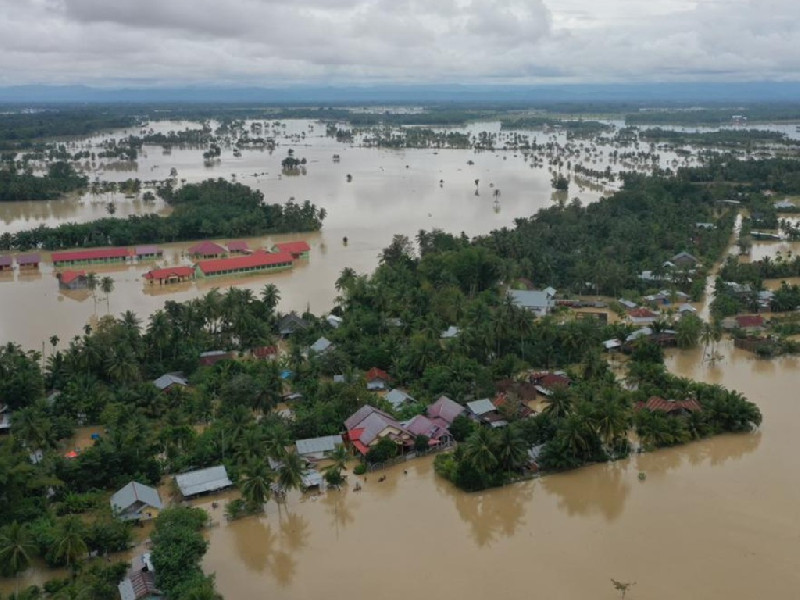
#> input picture dataset/data-1.jpg, 800 x 600 px
$ python -i water_detection.py   (imports and definitions only)
#> lines starting #> are read from the running program, lines starting #| are printed output that depends on the picture; after the words box and inside, x2 and y2 are one past the last pixel; in counts of white or black regions, pixels touching at a corner belong together
"""
HSV-based water detection helper untuk annotation
"""
import cv2
import numpy as np


def detect_water_hsv(image, sensitivity='medium'):
    """
    Deteksi area air/banjir menggunakan HSV color space

    Args:
        image: Input image (numpy array, RGB)
        sensitivity: 'low', 'medium', 'high'

    Returns:
        Binary mask (0 dan 255)
    """
#> called with sensitivity = 'medium'
    # Convert RGB to BGR for OpenCV
    if len(image.shape) == 3 and image.shape[2] == 3:
        image_bgr = cv2.cvtColor(image, cv2.COLOR_RGB2BGR)
#> image_bgr is the input picture: shape (600, 800, 3); mean B, G, R 105, 113.2, 108.9
    else:
        image_bgr = image

    # Convert to HSV
    hsv = cv2.cvtColor(image_bgr, cv2.COLOR_BGR2HSV)
#> hsv: shape (600, 800, 3); mean H, S, V 60.3, 57.1, 119.9

    # Define HSV ranges for water detection
    # Water typically has:
    # - Hue: Blue/Cyan (90-130), sometimes brown/muddy (10-30)
    # - Saturation: Variable (30-255)
    # - Value: Medium to high (50-255)

    if sensitivity == 'low':
        # More strict - only clear water
        lower_blue = np.array([90, 50, 50])
        upper_blue = np.array([130, 255, 255])
        masks = [cv2.inRange(hsv, lower_blue, upper_blue)]

    elif sensitivity == 'medium':
        # Balanced - clear water + slightly muddy
        lower_blue = np.array([85, 40, 40])
        upper_blue = np.array([135, 255, 255])
        lower_cyan = np.array([80, 30, 40])
        upper_cyan = np.array([100, 255, 255])

        mask_blue = cv2.inRange(hsv, lower_blue, upper_blue)
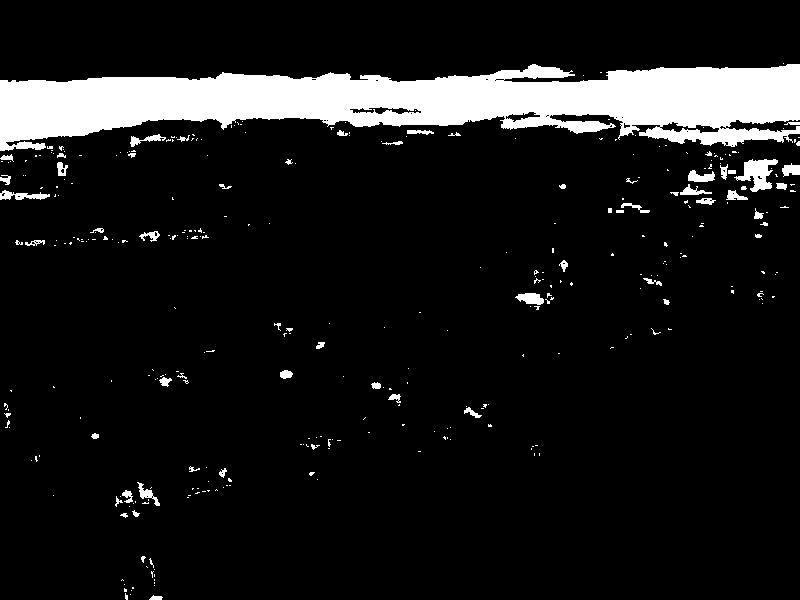
#> mask_blue: shape (600, 800); 9.9% white; 344 white regions (281 under 20 px), largest, box (x1, y1, x2, y2) and area: (0, 64, 800, 151) 41949, (734, 159, 778, 192) 723, (0, 190, 50, 200) 263
        mask_cyan = cv2.inRange(hsv, lower_cyan, upper_cyan)
#> mask_cyan: shape (600, 800); 5.3% white; 519 white regions (413 under 20 px), largest, box (x1, y1, x2, y2) and area: (172, 107, 800, 148) 8274, (660, 149, 800, 209) 3216, (0, 112, 122, 161) 1952
        masks = [mask_blue, mask_cyan]

    else:  # high
        # More permissive - includes muddy/brown water
        lower_blue = np.array([80, 30, 30])
        upper_blue = np.array([140, 255, 255])
        lower_cyan = np.array([75, 20, 30])
        upper_cyan = np.array([105, 255, 255])
        lower_brown = np.array([10, 30, 30])
        upper_brown = np.array([30, 200, 200])

        mask_blue = cv2.inRange(hsv, lower_blue, upper_blue)
        mask_cyan = cv2.inRange(hsv, lower_cyan, upper_cyan)
        mask_brown = cv2.inRange(hsv, lower_brown, upper_brown)
        masks = [mask_blue, mask_cyan, mask_brown]

    # Combine all masks
    combined_mask = np.zeros_like(masks[0])
    for mask in masks:
        combined_mask = cv2.bitwise_or(combined_mask, mask)
#> this loop made 2 passes

    # Morphological operations to clean up
    kernel = np.ones((5, 5), np.uint8)

    # Remove noise
    combined_mask = cv2.morphologyEx(combined_mask, cv2.MORPH_OPEN, kernel, iterations=2)
#> combined_mask: shape (600, 800); 9.3% white; 13 white regions, largest, box (x1, y1, x2, y2) and area: (0, 64, 800, 152) 41291, (720, 159, 776, 190) 1076, (568, 120, 603, 134) 434

    # Fill holes
    combined_mask = cv2.morphologyEx(combined_mask, cv2.MORPH_CLOSE, kernel, iterations=2)
#> combined_mask: shape (600, 800); 9.5% white; 8 white regions

    # Remove small regions
    contours, _ = cv2.findContours(combined_mask, cv2.RETR_EXTERNAL, cv2.CHAIN_APPROX_SIMPLE)
#> contours = 8 contours; box (x1, y1, x2, y2) and area: (0, 64, 800, 152) 42252, (720, 159, 800, 190) 1292, (674, 173, 701, 197) 292, (518, 293, 544, 304) 242, (56, 163, 68, 178) 152, (552, 237, 568, 248) 148, (613, 206, 624, 217) 98, (728, 190, 739, 200) 90
    min_area = (image.shape[0] * image.shape[1]) * 0.001  # 0.1% of image
#> min_area = 480

    for contour in contours:
        if cv2.contourArea(contour) < min_area:
            cv2.drawContours(combined_mask, [contour], -1, 0, -1)
#> this loop made 8 passes
#> contour on pass 4: [[728, 190], [728, 199], [738, 199], [738, 190]]
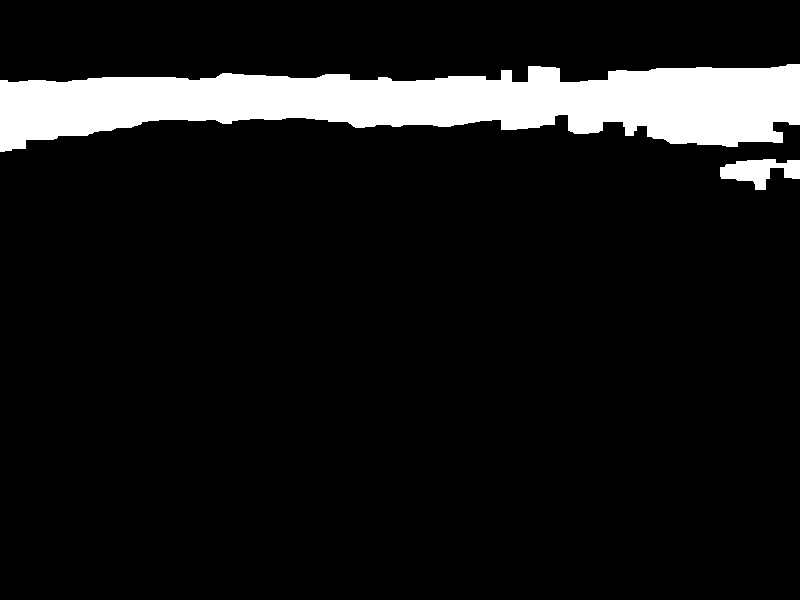
#> combined_mask: shape (600, 800); 9.3% white; 2 white regions, box (x1, y1, x2, y2) and area: (0, 64, 800, 152) 43217, (720, 159, 800, 190) 1407

    return combined_mask


# [46 lines left out: function refine_mask_with_watershed, not called in this run]


def detect_water_edge_based(image):
    """
    Deteksi air berdasarkan edge detection dan texture

    Args:
        image: Input image

    Returns:
        Binary mask
    """
    # Convert to grayscale
    if len(image.shape) == 3:
        gray = cv2.cvtColor(image, cv2.COLOR_RGB2GRAY)
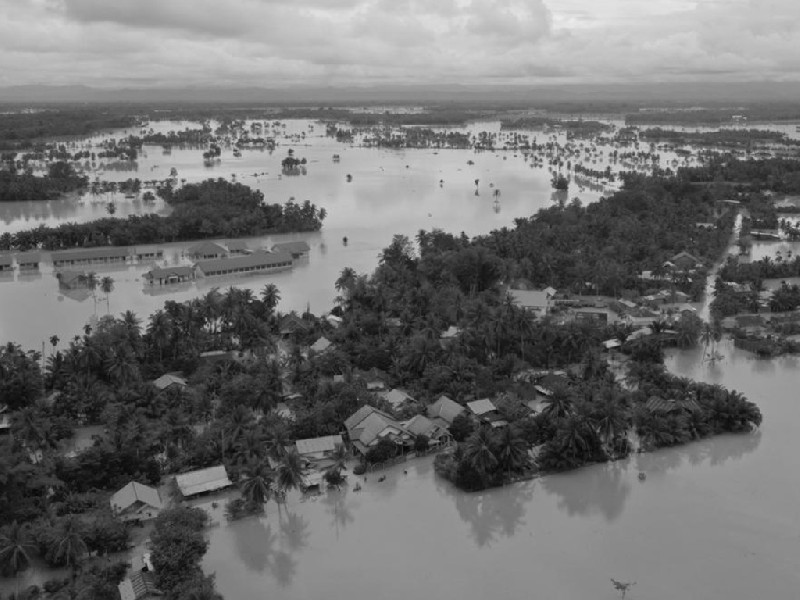
#> gray: shape (600, 800); min 4, max 238, mean 111
    else:
        gray = image

    # Edge detection
    edges = cv2.Canny(gray, 50, 150)
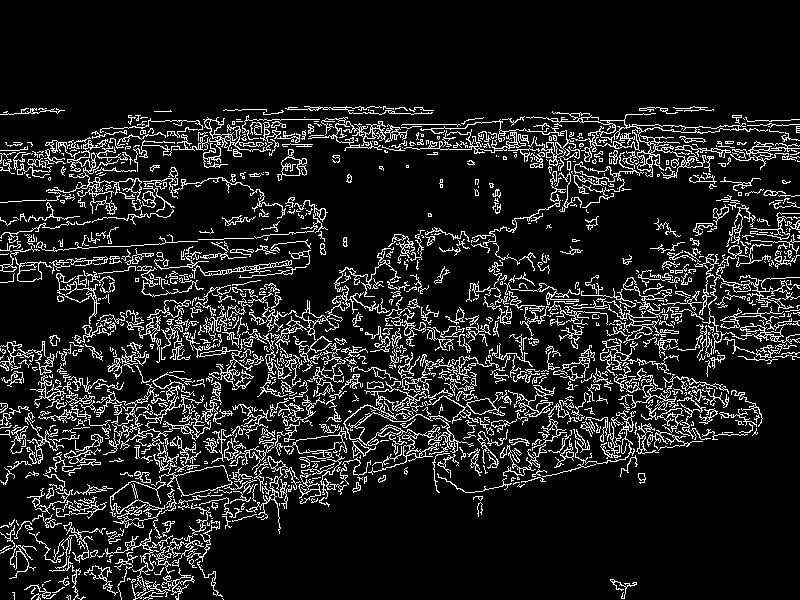
#> edges: shape (600, 800); 11.8% white in thin lines or dots, all inside (x1, y1, x2, y2) = (0, 106, 800, 600)

    # Water typically has less texture/edges
    # Invert edges (water = fewer edges = darker in edge map)
    water_likelihood = cv2.bitwise_not(edges)

    # Blur to get regions
    water_likelihood = cv2.GaussianBlur(water_likelihood, (21, 21), 0)
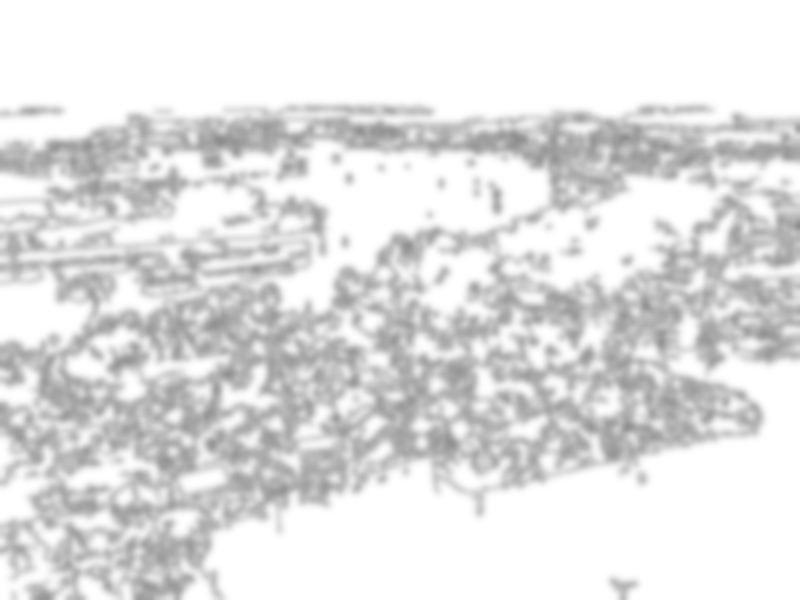
#> water_likelihood: shape (600, 800); min 138, max 255, mean 224.8

    # Threshold
    _, mask = cv2.threshold(water_likelihood, 200, 255, cv2.THRESH_BINARY)
#> mask: shape (600, 800); 71.5% white; 84 black regions (17 under 20 px), largest, box (x1, y1, x2, y2) and area: (0, 196, 800, 600) 89264, (0, 113, 800, 220) 27884, (47, 240, 254, 315) 3949

    # Clean up
    kernel = np.ones((5, 5), np.uint8)
    mask = cv2.morphologyEx(mask, cv2.MORPH_OPEN, kernel, iterations=2)
#> mask: shape (600, 800); 67.7% white; 38 black regions (9 under 20 px), largest, box (x1, y1, x2, y2) and area: (0, 106, 800, 600) 148869, (377, 228, 443, 266) 1237, (281, 198, 326, 252) 796
    mask = cv2.morphologyEx(mask, cv2.MORPH_CLOSE, kernel, iterations=2)
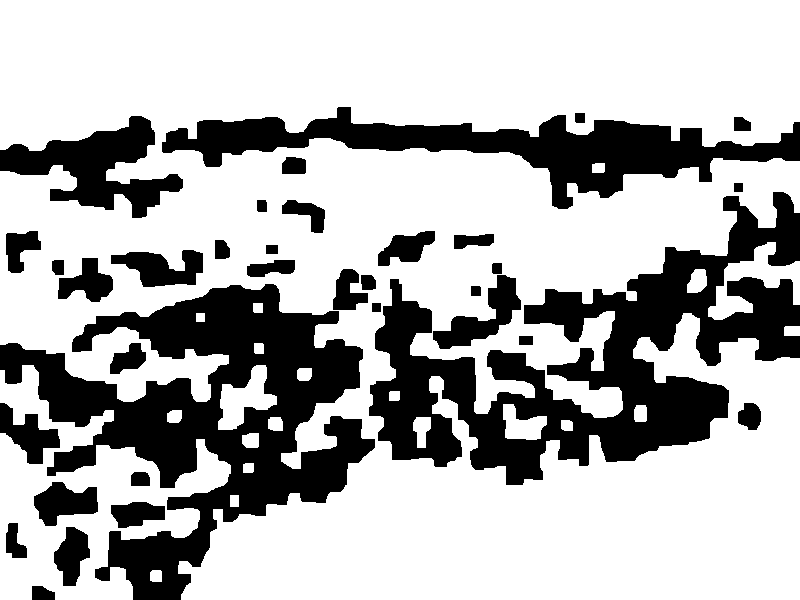
#> mask: shape (600, 800); 70.3% white; 35 black regions, largest, box (x1, y1, x2, y2) and area: (369, 192, 800, 485) 46860, (0, 284, 375, 600) 46201, (162, 107, 800, 209) 21099

    return mask


def combine_detection_methods(image, hsv_weight=0.7, edge_weight=0.3, sensitivity='medium'):
    """
    Kombinasi HSV dan edge-based detection

    Args:
        image: Input image
        hsv_weight: Weight untuk HSV detection
        edge_weight: Weight untuk edge detection
        sensitivity: HSV sensitivity level

    Returns:
        Combined binary mask
    """
    # Get masks from both methods
    hsv_mask = detect_water_hsv(image, sensitivity)
    edge_mask = detect_water_edge_based(image)

    # Normalize to 0-1
    hsv_norm = hsv_mask.astype(float) / 255.0
    edge_norm = edge_mask.astype(float) / 255.0

    # Weighted combination
    combined = (hsv_norm * hsv_weight) + (edge_norm * edge_weight)
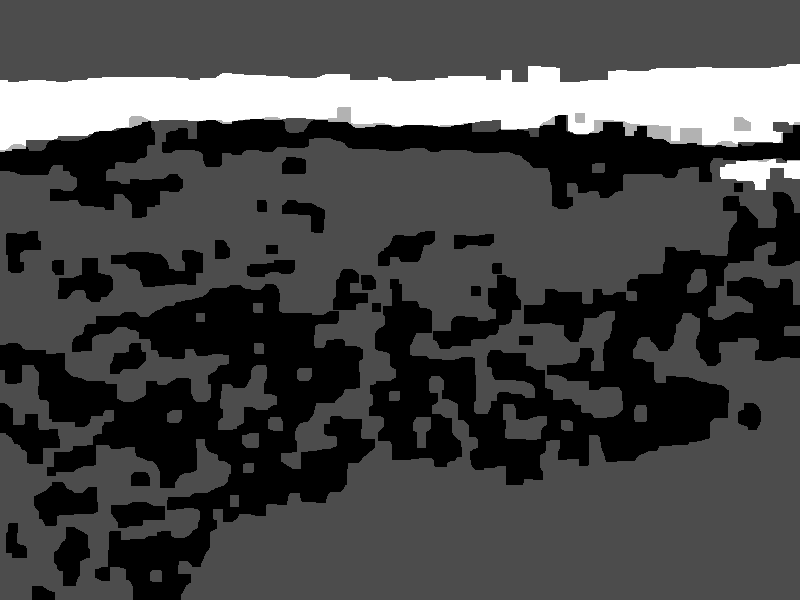
#> combined: shape (600, 800) float64; min 0, max 1, mean 0.276

    # Threshold back to binary
    combined_mask = (combined > 0.5).astype(np.uint8) * 255

    # Clean up
    kernel = np.ones((5, 5), np.uint8)
    combined_mask = cv2.morphologyEx(combined_mask, cv2.MORPH_OPEN, kernel)
    combined_mask = cv2.morphologyEx(combined_mask, cv2.MORPH_CLOSE, kernel)

    return combined_mask

>>> import cv2
>>> picture = cv2.cvtColor(cv2.imread('../dataset/data-1.jpg'), cv2.COLOR_BGR2RGB)
>>> result = combine_detection_methods(picture)

$ run again, on dataset/data-3.jpg
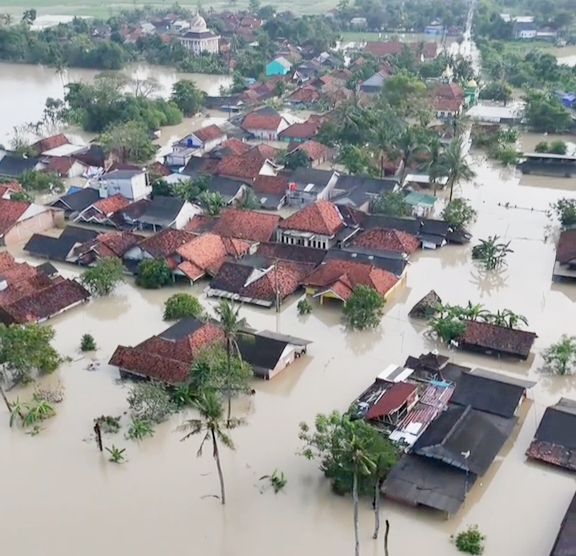
#> input picture dataset/data-3.jpg, 576 x 556 px
#> in detect_water_hsv, image_bgr is the input picture: shape (556, 576, 3); mean B, G, R 145.1, 146.1, 145.8
#> hsv: shape (556, 576, 3); mean H, S, V 74.6, 35, 154.6
#> mask_blue: shape (556, 576); 16.7% white; 345 white regions (244 under 20 px), largest, box (x1, y1, x2, y2) and area: (201, 0, 576, 113) 12896, (388, 360, 525, 488) 5813, (0, 10, 194, 72) 5558
#> mask_cyan: shape (556, 576); 9.5% white; 228 white regions (164 under 20 px), largest, box (x1, y1, x2, y2) and area: (0, 2, 229, 75) 6466, (464, 0, 576, 111) 5678, (316, 103, 425, 162) 2031
#> the loop in detect_water_hsv, `for mask in masks:` made 2 passes
#> contours = 33 contours; largest, box (x1, y1, x2, y2) and area: (205, 0, 576, 106) 13132, (0, 10, 192, 72) 6718, (393, 375, 515, 480) 4166, (480, 51, 576, 133) 3829, (338, 173, 447, 243) 2970
#> the loop in detect_water_hsv, `for contour in contours:` made 33 passes
#> contour on passes 8, 11, 13, 22: [[332, 246], [332, 254], [340, 254], [340, 246]], [[116, 216], [116, 224], [124, 224], [124, 216]], [[116, 183], [116, 191], [126, 191], [126, 183]], [[185, 139], [185, 147], [196, 147], [196, 139]]
#> after the loop in detect_water_hsv, `for contour in contours:`:
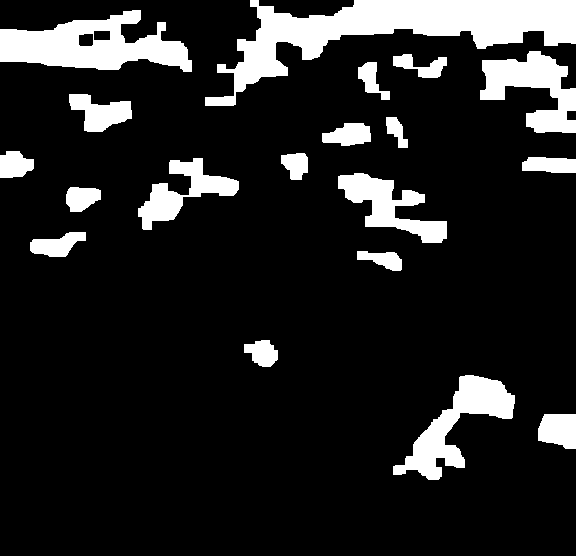
#> combined_mask: shape (556, 576); 13.9% white; 19 white regions, largest, box (x1, y1, x2, y2) and area: (205, 0, 576, 106) 13692, (0, 10, 192, 72) 6692, (393, 375, 515, 480) 4393
#> edges: shape (556, 576); 18.7% white in thin lines or dots
#> edge_norm: shape (556, 576) float64; values 0 (black) and 1 (white), 48.3% white; 43 white regions, largest, box (x1, y1, x2, y2) and area: (0, 152, 576, 556) 119709, (0, 31, 62, 144) 4301, (246, 152, 381, 205) 2697
#> in combine_detection_methods, `combined = (hsv_norm * hsv_weight) + (edge_norm * edge_weight)`:
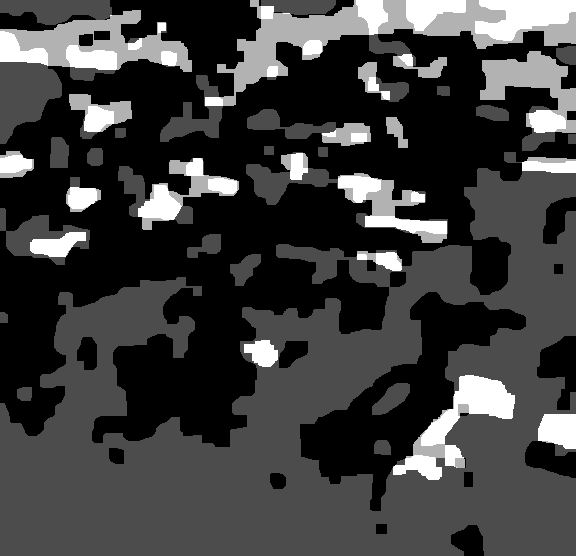
#> combined: shape (556, 576) float64; min 0, max 1, mean 0.242

$ run again, on dataset/data-4.webp
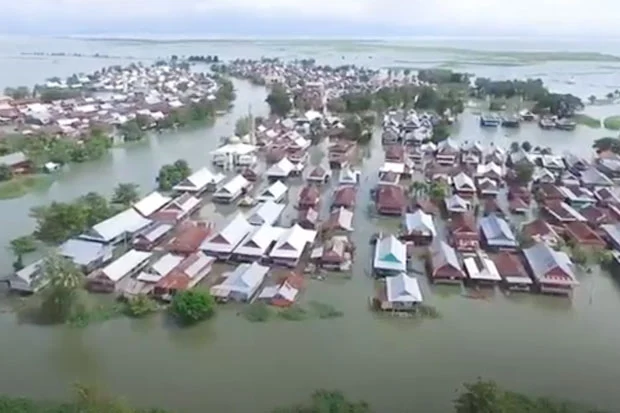
#> input picture dataset/data-4.webp, 620 x 413 px
#> in detect_water_hsv, image_bgr is the input picture: shape (413, 620, 3); mean B, G, R 152.6, 151.1, 145.5
#> hsv: shape (413, 620, 3); mean H, S, V 91.3, 29.1, 158.6
#> mask_blue: shape (413, 620); 7.5% white; 260 white regions (188 under 20 px), largest, box (x1, y1, x2, y2) and area: (0, 14, 448, 54) 9834, (471, 78, 546, 98) 848, (152, 54, 232, 72) 693
#> mask_cyan: shape (413, 620); 2.9% white; 180 white regions (142 under 20 px), largest, box (x1, y1, x2, y2) and area: (434, 65, 564, 112) 1737, (408, 42, 545, 69) 1272, (548, 52, 620, 64) 536
#> the loop in detect_water_hsv, `for mask in masks:` made 2 passes
#> contours = 10 contours; largest, box (x1, y1, x2, y2) and area: (0, 14, 425, 52) 8251, (476, 78, 577, 108) 1530, (438, 56, 464, 84) 419, (484, 215, 504, 241) 312, (420, 95, 438, 109) 204
#> the loop in detect_water_hsv, `for contour in contours:` made 10 passes
#> contour on passes 4 to 5: [[12, 206], [12, 215], [23, 215], [23, 206]], [[365, 191], [365, 199], [373, 199], [373, 191]]
#> edges: shape (413, 620); 12.9% white in thin lines or dots, all inside (x1, y1, x2, y2) = (0, 36, 620, 401)
#> hsv_norm: shape (413, 620) float64; values 0 (black) and 1 (white), 4.4% white; 4 white regions, box (x1, y1, x2, y2) and area: (0, 14, 425, 52) 8721, (476, 78, 577, 108) 1650, (438, 56, 464, 84) 470, (484, 215, 504, 241) 350
#> edge_norm: shape (413, 620) float64; values 0 (black) and 1 (white), 65.8% white; 14 black regions, largest, box (x1, y1, x2, y2) and area: (0, 56, 620, 320) 82081, (540, 259, 591, 295) 1245, (372, 254, 416, 283) 957
#> in combine_detection_methods, `combined = (hsv_norm * hsv_weight) + (edge_norm * edge_weight)`:
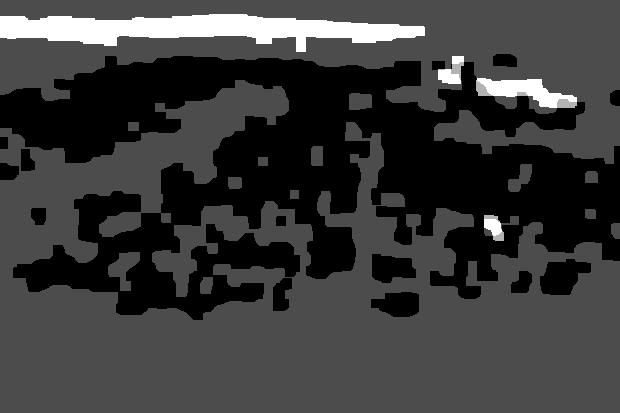
#> combined: shape (413, 620) float64; min 0, max 1, mean 0.228
